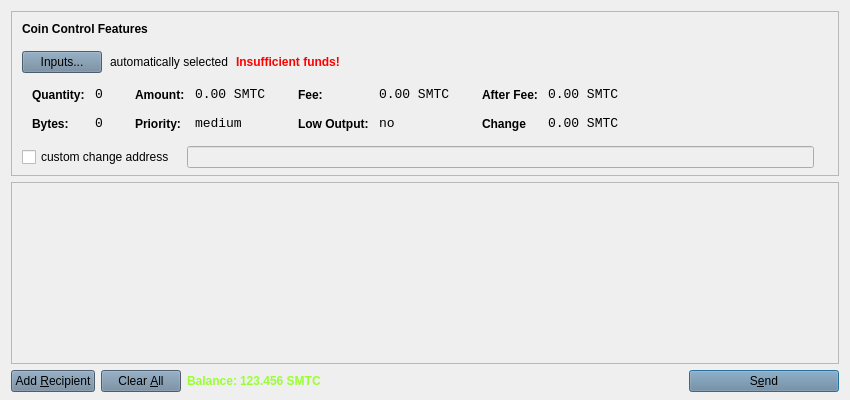
<?xml version="1.0" encoding="UTF-8"?>
<ui version="4.0">
 <class>SendCoinsDialog</class>
 <widget class="QDialog" name="SendCoinsDialog">
  <property name="geometry">
   <rect>
    <x>0</x>
    <y>0</y>
    <width>850</width>
    <height>400</height>
   </rect>
  </property>
  <property name="windowTitle">
   <string>Send Coins</string>
  </property>
  <property name="styleSheet">
   <string notr="true">background-image: url(:/images/bkg);</string>
  </property>
  <layout class="QVBoxLayout" name="verticalLayout" stretch="0,1,0">
   <property name="bottomMargin">
    <number>8</number>
   </property>
   <item>
    <widget class="QFrame" name="frameCoinControl">
     <property name="sizePolicy">
      <sizepolicy hsizetype="Expanding" vsizetype="Expanding">
       <horstretch>0</horstretch>
       <verstretch>0</verstretch>
      </sizepolicy>
     </property>
     <property name="maximumSize">
      <size>
       <width>16777215</width>
       <height>16777215</height>
      </size>
     </property>
     <property name="frameShape">
      <enum>QFrame::StyledPanel</enum>
     </property>
     <property name="frameShadow">
      <enum>QFrame::Sunken</enum>
     </property>
     <layout class="QVBoxLayout" name="verticalLayoutCoinControl2">
      <property name="spacing">
       <number>6</number>
      </property>
      <property name="leftMargin">
       <number>0</number>
      </property>
      <property name="topMargin">
       <number>0</number>
      </property>
      <property name="rightMargin">
       <number>0</number>
      </property>
      <property name="bottomMargin">
       <number>6</number>
      </property>
      <item>
       <layout class="QVBoxLayout" name="verticalLayoutCoinControl" stretch="0,0,0,0,1">
        <property name="spacing">
         <number>0</number>
        </property>
        <property name="leftMargin">
         <number>10</number>
        </property>
        <property name="topMargin">
         <number>10</number>
        </property>
        <item>
         <layout class="QHBoxLayout" name="horizontalLayoutCoinControl1">
          <property name="bottomMargin">
           <number>15</number>
          </property>
          <item>
           <widget class="QLabel" name="labelCoinControlFeatures">
            <property name="sizePolicy">
             <sizepolicy hsizetype="Preferred" vsizetype="Maximum">
              <horstretch>0</horstretch>
              <verstretch>0</verstretch>
             </sizepolicy>
            </property>
            <property name="font">
             <font>
              <weight>75</weight>
              <bold>true</bold>
             </font>
            </property>
            <property name="styleSheet">
             <string notr="true">font-weight:bold;</string>
            </property>
            <property name="text">
             <string>Coin Control Features</string>
            </property>
           </widget>
          </item>
         </layout>
        </item>
        <item>
         <layout class="QHBoxLayout" name="horizontalLayoutCoinControl2" stretch="0,0,0,0">
          <property name="spacing">
           <number>8</number>
          </property>
          <property name="bottomMargin">
           <number>10</number>
          </property>
          <item>
           <widget class="QPushButton" name="pushButtonCoinControl">
            <property name="styleSheet">
             <string notr="true">background-color: rgb(106, 131, 154);
background-image: url(:/images/bgbfree);</string>
            </property>
            <property name="text">
             <string>Inputs...</string>
            </property>
           </widget>
          </item>
          <item>
           <widget class="QLabel" name="labelCoinControlAutomaticallySelected">
            <property name="styleSheet">
             <string notr="true">background-image: url(:/images/bgbfree);</string>
            </property>
            <property name="text">
             <string>automatically selected</string>
            </property>
            <property name="margin">
             <number>5</number>
            </property>
           </widget>
          </item>
          <item>
           <widget class="QLabel" name="labelCoinControlInsuffFunds">
            <property name="font">
             <font>
              <weight>75</weight>
              <bold>true</bold>
             </font>
            </property>
            <property name="styleSheet">
             <string notr="true">color:red;font-weight:bold;
background-image: url(:/images/bgbfree);</string>
            </property>
            <property name="text">
             <string>Insufficient funds!</string>
            </property>
            <property name="margin">
             <number>5</number>
            </property>
           </widget>
          </item>
          <item>
           <spacer name="horizontalSpacerCoinControl">
            <property name="orientation">
             <enum>Qt::Horizontal</enum>
            </property>
            <property name="sizeHint" stdset="0">
             <size>
              <width>40</width>
              <height>1</height>
             </size>
            </property>
           </spacer>
          </item>
         </layout>
        </item>
        <item>
         <widget class="QWidget" name="widgetCoinControl" native="true">
          <property name="sizePolicy">
           <sizepolicy hsizetype="Preferred" vsizetype="Preferred">
            <horstretch>0</horstretch>
            <verstretch>0</verstretch>
           </sizepolicy>
          </property>
          <property name="minimumSize">
           <size>
            <width>0</width>
            <height>0</height>
           </size>
          </property>
          <property name="styleSheet">
           <string notr="true"/>
          </property>
          <layout class="QHBoxLayout" name="horizontalLayoutCoinControl5">
           <property name="leftMargin">
            <number>0</number>
           </property>
           <property name="topMargin">
            <number>0</number>
           </property>
           <property name="rightMargin">
            <number>0</number>
           </property>
           <property name="bottomMargin">
            <number>0</number>
           </property>
           <item>
            <layout class="QHBoxLayout" name="horizontalLayoutCoinControl3" stretch="0,0,0,1">
             <property name="spacing">
              <number>20</number>
             </property>
             <property name="topMargin">
              <number>0</number>
             </property>
             <property name="bottomMargin">
              <number>10</number>
             </property>
             <item>
              <layout class="QFormLayout" name="formLayoutCoinControl1">
               <property name="horizontalSpacing">
                <number>10</number>
               </property>
               <property name="verticalSpacing">
                <number>14</number>
               </property>
               <property name="leftMargin">
                <number>10</number>
               </property>
               <property name="topMargin">
                <number>4</number>
               </property>
               <property name="rightMargin">
                <number>6</number>
               </property>
               <item row="0" column="0">
                <widget class="QLabel" name="labelCoinControlQuantityText">
                 <property name="styleSheet">
                  <string notr="true">font-weight:bold;</string>
                 </property>
                 <property name="text">
                  <string>Quantity:</string>
                 </property>
                 <property name="margin">
                  <number>0</number>
                 </property>
                </widget>
               </item>
               <item row="0" column="1">
                <widget class="QLabel" name="labelCoinControlQuantity">
                 <property name="font">
                  <font>
                   <family>Monospace</family>
                   <pointsize>10</pointsize>
                  </font>
                 </property>
                 <property name="cursor">
                  <cursorShape>IBeamCursor</cursorShape>
                 </property>
                 <property name="contextMenuPolicy">
                  <enum>Qt::ActionsContextMenu</enum>
                 </property>
                 <property name="styleSheet">
                  <string notr="true">background-image: url(:/images/bgbfree);</string>
                 </property>
                 <property name="text">
                  <string>0</string>
                 </property>
                 <property name="margin">
                  <number>0</number>
                 </property>
                 <property name="textInteractionFlags">
                  <set>Qt::LinksAccessibleByMouse|Qt::TextSelectableByKeyboard|Qt::TextSelectableByMouse</set>
                 </property>
                </widget>
               </item>
               <item row="1" column="0">
                <widget class="QLabel" name="labelCoinControlBytesText">
                 <property name="styleSheet">
                  <string notr="true">font-weight:bold;
background-image: url(:/images/bgbfree);</string>
                 </property>
                 <property name="text">
                  <string>Bytes:</string>
                 </property>
                </widget>
               </item>
               <item row="1" column="1">
                <widget class="QLabel" name="labelCoinControlBytes">
                 <property name="font">
                  <font>
                   <family>Monospace</family>
                   <pointsize>10</pointsize>
                  </font>
                 </property>
                 <property name="cursor">
                  <cursorShape>IBeamCursor</cursorShape>
                 </property>
                 <property name="contextMenuPolicy">
                  <enum>Qt::ActionsContextMenu</enum>
                 </property>
                 <property name="styleSheet">
                  <string notr="true">background-image: url(:/images/bgbfree);</string>
                 </property>
                 <property name="text">
                  <string>0</string>
                 </property>
                 <property name="textInteractionFlags">
                  <set>Qt::LinksAccessibleByMouse|Qt::TextSelectableByKeyboard|Qt::TextSelectableByMouse</set>
                 </property>
                </widget>
               </item>
              </layout>
             </item>
             <item>
              <layout class="QFormLayout" name="formLayoutCoinControl2">
               <property name="horizontalSpacing">
                <number>10</number>
               </property>
               <property name="verticalSpacing">
                <number>14</number>
               </property>
               <property name="leftMargin">
                <number>6</number>
               </property>
               <property name="topMargin">
                <number>4</number>
               </property>
               <property name="rightMargin">
                <number>6</number>
               </property>
               <item row="0" column="0">
                <widget class="QLabel" name="labelCoinControlAmountText">
                 <property name="styleSheet">
                  <string notr="true">font-weight:bold;
background-image: url(:/images/bgbfree);</string>
                 </property>
                 <property name="text">
                  <string>Amount:</string>
                 </property>
                 <property name="margin">
                  <number>0</number>
                 </property>
                </widget>
               </item>
               <item row="0" column="1">
                <widget class="QLabel" name="labelCoinControlAmount">
                 <property name="font">
                  <font>
                   <family>Monospace</family>
                   <pointsize>10</pointsize>
                  </font>
                 </property>
                 <property name="cursor">
                  <cursorShape>IBeamCursor</cursorShape>
                 </property>
                 <property name="contextMenuPolicy">
                  <enum>Qt::ActionsContextMenu</enum>
                 </property>
                 <property name="styleSheet">
                  <string notr="true">background-image: url(:/images/bgbfree);</string>
                 </property>
                 <property name="text">
                  <string>0.00 SMTC</string>
                 </property>
                 <property name="textInteractionFlags">
                  <set>Qt::LinksAccessibleByMouse|Qt::TextSelectableByKeyboard|Qt::TextSelectableByMouse</set>
                 </property>
                </widget>
               </item>
               <item row="1" column="0">
                <widget class="QLabel" name="labelCoinControlPriorityText">
                 <property name="styleSheet">
                  <string notr="true">font-weight:bold;
background-image: url(:/images/bgbfree);</string>
                 </property>
                 <property name="text">
                  <string>Priority:</string>
                 </property>
                </widget>
               </item>
               <item row="1" column="1">
                <widget class="QLabel" name="labelCoinControlPriority">
                 <property name="font">
                  <font>
                   <family>Monospace</family>
                   <pointsize>10</pointsize>
                  </font>
                 </property>
                 <property name="cursor">
                  <cursorShape>IBeamCursor</cursorShape>
                 </property>
                 <property name="contextMenuPolicy">
                  <enum>Qt::ActionsContextMenu</enum>
                 </property>
                 <property name="styleSheet">
                  <string notr="true">background-image: url(:/images/bgbfree);</string>
                 </property>
                 <property name="text">
                  <string>medium</string>
                 </property>
                 <property name="textInteractionFlags">
                  <set>Qt::LinksAccessibleByMouse|Qt::TextSelectableByKeyboard|Qt::TextSelectableByMouse</set>
                 </property>
                </widget>
               </item>
              </layout>
             </item>
             <item>
              <layout class="QFormLayout" name="formLayoutCoinControl3">
               <property name="horizontalSpacing">
                <number>10</number>
               </property>
               <property name="verticalSpacing">
                <number>14</number>
               </property>
               <property name="leftMargin">
                <number>6</number>
               </property>
               <property name="topMargin">
                <number>4</number>
               </property>
               <property name="rightMargin">
                <number>6</number>
               </property>
               <item row="0" column="0">
                <widget class="QLabel" name="labelCoinControlFeeText">
                 <property name="styleSheet">
                  <string notr="true">font-weight:bold;
background-image: url(:/images/bgbfree);</string>
                 </property>
                 <property name="text">
                  <string>Fee:</string>
                 </property>
                 <property name="margin">
                  <number>0</number>
                 </property>
                </widget>
               </item>
               <item row="0" column="1">
                <widget class="QLabel" name="labelCoinControlFee">
                 <property name="font">
                  <font>
                   <family>Monospace</family>
                   <pointsize>10</pointsize>
                  </font>
                 </property>
                 <property name="cursor">
                  <cursorShape>IBeamCursor</cursorShape>
                 </property>
                 <property name="contextMenuPolicy">
                  <enum>Qt::ActionsContextMenu</enum>
                 </property>
                 <property name="styleSheet">
                  <string notr="true">background-image: url(:/images/bgbfree);</string>
                 </property>
                 <property name="text">
                  <string>0.00 SMTC</string>
                 </property>
                 <property name="textInteractionFlags">
                  <set>Qt::LinksAccessibleByMouse|Qt::TextSelectableByKeyboard|Qt::TextSelectableByMouse</set>
                 </property>
                </widget>
               </item>
               <item row="1" column="0">
                <widget class="QLabel" name="labelCoinControlLowOutputText">
                 <property name="styleSheet">
                  <string notr="true">font-weight:bold;
background-image: url(:/images/bgbfree);</string>
                 </property>
                 <property name="text">
                  <string>Low Output:</string>
                 </property>
                </widget>
               </item>
               <item row="1" column="1">
                <widget class="QLabel" name="labelCoinControlLowOutput">
                 <property name="font">
                  <font>
                   <family>Monospace</family>
                   <pointsize>10</pointsize>
                  </font>
                 </property>
                 <property name="cursor">
                  <cursorShape>IBeamCursor</cursorShape>
                 </property>
                 <property name="contextMenuPolicy">
                  <enum>Qt::ActionsContextMenu</enum>
                 </property>
                 <property name="styleSheet">
                  <string notr="true">background-image: url(:/images/bgbfree);</string>
                 </property>
                 <property name="text">
                  <string>no</string>
                 </property>
                 <property name="textInteractionFlags">
                  <set>Qt::LinksAccessibleByMouse|Qt::TextSelectableByKeyboard|Qt::TextSelectableByMouse</set>
                 </property>
                </widget>
               </item>
              </layout>
             </item>
             <item>
              <layout class="QFormLayout" name="formLayoutCoinControl4">
               <property name="horizontalSpacing">
                <number>10</number>
               </property>
               <property name="verticalSpacing">
                <number>14</number>
               </property>
               <property name="leftMargin">
                <number>6</number>
               </property>
               <property name="topMargin">
                <number>4</number>
               </property>
               <property name="rightMargin">
                <number>6</number>
               </property>
               <item row="0" column="0">
                <widget class="QLabel" name="labelCoinControlAfterFeeText">
                 <property name="styleSheet">
                  <string notr="true">font-weight:bold;
background-image: url(:/images/bgbfree);</string>
                 </property>
                 <property name="text">
                  <string>After Fee:</string>
                 </property>
                 <property name="margin">
                  <number>0</number>
                 </property>
                </widget>
               </item>
               <item row="0" column="1">
                <widget class="QLabel" name="labelCoinControlAfterFee">
                 <property name="font">
                  <font>
                   <family>Monospace</family>
                   <pointsize>10</pointsize>
                  </font>
                 </property>
                 <property name="cursor">
                  <cursorShape>IBeamCursor</cursorShape>
                 </property>
                 <property name="contextMenuPolicy">
                  <enum>Qt::ActionsContextMenu</enum>
                 </property>
                 <property name="styleSheet">
                  <string notr="true">background-image: url(:/images/bgbfree);</string>
                 </property>
                 <property name="text">
                  <string>0.00 SMTC</string>
                 </property>
                 <property name="textInteractionFlags">
                  <set>Qt::LinksAccessibleByMouse|Qt::TextSelectableByKeyboard|Qt::TextSelectableByMouse</set>
                 </property>
                </widget>
               </item>
               <item row="1" column="0">
                <widget class="QLabel" name="labelCoinControlChangeText">
                 <property name="styleSheet">
                  <string notr="true">font-weight:bold;
background-image: url(:/images/bgbfree);</string>
                 </property>
                 <property name="text">
                  <string>Change</string>
                 </property>
                </widget>
               </item>
               <item row="1" column="1">
                <widget class="QLabel" name="labelCoinControlChange">
                 <property name="font">
                  <font>
                   <family>Monospace</family>
                   <pointsize>10</pointsize>
                  </font>
                 </property>
                 <property name="cursor">
                  <cursorShape>IBeamCursor</cursorShape>
                 </property>
                 <property name="contextMenuPolicy">
                  <enum>Qt::ActionsContextMenu</enum>
                 </property>
                 <property name="styleSheet">
                  <string notr="true">background-image: url(:/images/bgbfree);</string>
                 </property>
                 <property name="text">
                  <string>0.00 SMTC</string>
                 </property>
                 <property name="textInteractionFlags">
                  <set>Qt::LinksAccessibleByMouse|Qt::TextSelectableByKeyboard|Qt::TextSelectableByMouse</set>
                 </property>
                </widget>
               </item>
              </layout>
             </item>
            </layout>
           </item>
          </layout>
         </widget>
        </item>
        <item>
         <layout class="QHBoxLayout" name="horizontalLayoutCoinControl4" stretch="0,0,0">
          <property name="spacing">
           <number>12</number>
          </property>
          <property name="sizeConstraint">
           <enum>QLayout::SetDefaultConstraint</enum>
          </property>
          <property name="topMargin">
           <number>5</number>
          </property>
          <property name="rightMargin">
           <number>5</number>
          </property>
          <item>
           <widget class="QCheckBox" name="checkBoxCoinControlChange">
            <property name="styleSheet">
             <string notr="true">background-image: url(:/images/bgbfree);</string>
            </property>
            <property name="text">
             <string>custom change address</string>
            </property>
           </widget>
          </item>
          <item>
           <widget class="QLineEdit" name="lineEditCoinControlChange">
            <property name="enabled">
             <bool>false</bool>
            </property>
            <property name="sizePolicy">
             <sizepolicy hsizetype="Expanding" vsizetype="Fixed">
              <horstretch>0</horstretch>
              <verstretch>0</verstretch>
             </sizepolicy>
            </property>
            <property name="styleSheet">
             <string notr="true">background-image: url(:/images/gr);</string>
            </property>
           </widget>
          </item>
          <item>
           <widget class="QLabel" name="labelCoinControlChangeLabel">
            <property name="sizePolicy">
             <sizepolicy hsizetype="Preferred" vsizetype="Expanding">
              <horstretch>0</horstretch>
              <verstretch>0</verstretch>
             </sizepolicy>
            </property>
            <property name="minimumSize">
             <size>
              <width>0</width>
              <height>0</height>
             </size>
            </property>
            <property name="styleSheet">
             <string notr="true">background-image: url(:/images/bgbfree);</string>
            </property>
            <property name="text">
             <string/>
            </property>
            <property name="margin">
             <number>3</number>
            </property>
           </widget>
          </item>
         </layout>
        </item>
        <item>
         <spacer name="verticalSpacerCoinControl">
          <property name="orientation">
           <enum>Qt::Vertical</enum>
          </property>
          <property name="sizeHint" stdset="0">
           <size>
            <width>800</width>
            <height>1</height>
           </size>
          </property>
         </spacer>
        </item>
       </layout>
      </item>
     </layout>
    </widget>
   </item>
   <item>
    <widget class="QScrollArea" name="scrollArea">
     <property name="widgetResizable">
      <bool>true</bool>
     </property>
     <widget class="QWidget" name="scrollAreaWidgetContents">
      <property name="geometry">
       <rect>
        <x>0</x>
        <y>0</y>
        <width>830</width>
        <height>152</height>
       </rect>
      </property>
      <layout class="QVBoxLayout" name="verticalLayout_2">
       <property name="leftMargin">
        <number>0</number>
       </property>
       <property name="topMargin">
        <number>0</number>
       </property>
       <property name="rightMargin">
        <number>0</number>
       </property>
       <property name="bottomMargin">
        <number>0</number>
       </property>
       <item>
        <layout class="QVBoxLayout" name="entries">
         <property name="spacing">
          <number>6</number>
         </property>
        </layout>
       </item>
       <item>
        <spacer name="verticalSpacer">
         <property name="orientation">
          <enum>Qt::Vertical</enum>
         </property>
         <property name="sizeHint" stdset="0">
          <size>
           <width>20</width>
           <height>40</height>
          </size>
         </property>
        </spacer>
       </item>
      </layout>
     </widget>
    </widget>
   </item>
   <item>
    <layout class="QHBoxLayout" name="horizontalLayout">
     <item>
      <widget class="QPushButton" name="addButton">
       <property name="toolTip">
        <string>Send to multiple recipients at once</string>
       </property>
       <property name="styleSheet">
        <string notr="true">background-color: rgb(106, 131, 154);
background-image: url(:/images/bgbfree);</string>
       </property>
       <property name="text">
        <string>Add &amp;Recipient</string>
       </property>
       <property name="autoDefault">
        <bool>false</bool>
       </property>
      </widget>
     </item>
     <item>
      <widget class="QPushButton" name="clearButton">
       <property name="sizePolicy">
        <sizepolicy hsizetype="Minimum" vsizetype="Fixed">
         <horstretch>0</horstretch>
         <verstretch>0</verstretch>
        </sizepolicy>
       </property>
       <property name="toolTip">
        <string>Remove all transaction fields</string>
       </property>
       <property name="styleSheet">
        <string notr="true">background-color: rgb(106, 131, 154);
background-image: url(:/images/bgbfree);</string>
       </property>
       <property name="text">
        <string>Clear &amp;All</string>
       </property>
       <property name="autoRepeatDelay">
        <number>300</number>
       </property>
       <property name="autoDefault">
        <bool>false</bool>
       </property>
      </widget>
     </item>
     <item>
      <layout class="QHBoxLayout" name="horizontalLayout_2">
       <property name="spacing">
        <number>3</number>
       </property>
       <item>
        <widget class="QLabel" name="label">
         <property name="sizePolicy">
          <sizepolicy hsizetype="Preferred" vsizetype="Fixed">
           <horstretch>0</horstretch>
           <verstretch>0</verstretch>
          </sizepolicy>
         </property>
         <property name="font">
          <font>
           <weight>75</weight>
           <bold>true</bold>
          </font>
         </property>
         <property name="styleSheet">
          <string notr="true">background-image: url(:/images/bgbfree);
color: rgb(153, 255, 51);</string>
         </property>
         <property name="text">
          <string>Balance:</string>
         </property>
        </widget>
       </item>
       <item>
        <widget class="QLabel" name="labelBalance">
         <property name="sizePolicy">
          <sizepolicy hsizetype="Preferred" vsizetype="Fixed">
           <horstretch>0</horstretch>
           <verstretch>0</verstretch>
          </sizepolicy>
         </property>
         <property name="font">
          <font>
           <weight>75</weight>
           <bold>true</bold>
          </font>
         </property>
         <property name="cursor">
          <cursorShape>IBeamCursor</cursorShape>
         </property>
         <property name="styleSheet">
          <string notr="true">color: rgb(153, 255, 51);
background-image: url(:/images/bgbfree);</string>
         </property>
         <property name="text">
          <string>123.456 SMTC</string>
         </property>
         <property name="textInteractionFlags">
          <set>Qt::LinksAccessibleByMouse|Qt::TextSelectableByKeyboard|Qt::TextSelectableByMouse</set>
         </property>
        </widget>
       </item>
      </layout>
     </item>
     <item>
      <spacer name="horizontalSpacer">
       <property name="orientation">
        <enum>Qt::Horizontal</enum>
       </property>
       <property name="sizeHint" stdset="0">
        <size>
         <width>40</width>
         <height>20</height>
        </size>
       </property>
      </spacer>
     </item>
     <item>
      <widget class="QPushButton" name="sendButton">
       <property name="minimumSize">
        <size>
         <width>150</width>
         <height>0</height>
        </size>
       </property>
       <property name="toolTip">
        <string>Confirm the send action</string>
       </property>
       <property name="styleSheet">
        <string notr="true">background-color: rgb(106, 131, 154);
background-image: url(:/images/bgbfree);</string>
       </property>
       <property name="text">
        <string>S&amp;end</string>
       </property>
       <property name="icon">
        <iconset resource="../bitcoin.qrc">
         <normaloff>:/icons/send</normaloff>:/icons/send</iconset>
       </property>
       <property name="default">
        <bool>true</bool>
       </property>
      </widget>
     </item>
    </layout>
   </item>
  </layout>
 </widget>
 <resources>
  <include location="../bitcoin.qrc"/>
 </resources>
 <connections/>
</ui>
